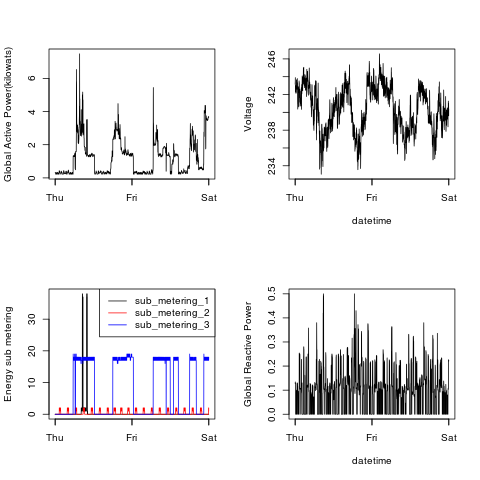

R code for this plot:
##
## Build the "plot1.png"(480x480 pixels) graphic.
##

plotFile <- "plot4.png"
dataFrameName <- 'result'
##
## Check if the data is already loaded(the 'result' data frame does exist).
## Generate the 'result' data frame if it's necessary.
##
if (!(exists(dataFrameName) && is.data.frame(get(dataFrameName)))) {
    # We have to generate the 'result' data frame!
    source(file = "run_me_first.R")
    # Recheck if the 'result' data frame does exist.
    if (!(exists(dataFrameName) && is.data.frame(get(dataFrameName)))) {
        # Upps, we've a problem trying to generate the 'result' data frame!
        stop("The script 'run_me_first.R' is not able to generate the 'result' data frame.")
    }
}

##
## Initialize(open) the graphics device.
##
png(filename = plotFile,
    width = 480, height = 480, units = "px",
    pointsize = 12, bg = "white", res = NA)
##
## Generate the plot.
##

par(mfcol = c(2,2))

## This is basically plot2.R
plot(get(dataFrameName)$datetime_stamp, get(dataFrameName)$global_active_power,
     type = "l",
     col = "black",
     lwd = 1,
     main = "",
     xlab = "",
     ylab = "Global Active Power(kilowats)")

## This is basically plot3.R
with(get(dataFrameName), plot(get(dataFrameName)$datetime_stamp,
                              get(dataFrameName)$sub_metering_1,
                              type = "l",
                              col = "black",
                              lwd = 1,
                              ylim = c(0, ylimMax),
                              main = "",
                              xlab = "",
                              ylab = "Energy sub metering"))

with(get(dataFrameName), lines(get(dataFrameName)$datetime_stamp,
                               get(dataFrameName)$sub_metering_2,
                               type = "l",
                               col = "red",
                               lwd = 1,
                               ylim = c(0, ylimMax),
                               main = "",
                               xlab = "",
                               ylab = ""))

with(get(dataFrameName), lines(get(dataFrameName)$datetime_stamp,
                               get(dataFrameName)$sub_metering_3,
                               type = "l",
                               col = "blue",
                               lwd = 1,
                               ylim = c(0, ylimMax),
                               main = "",
                               xlab = "",
                               ylab = ""))

legend("topright", lty = 1, col = c("black", "red", "blue"),
       legend = c("sub_metering_1", "sub_metering_2", "sub_metering_3"))

## Here are the new plots(new for this script)

plot(get(dataFrameName)$datetime_stamp, get(dataFrameName)$voltage,
     type = "l",
     col = "black",
     lwd = 1,
     main = "",
     xlab = "datetime",
     ylab = "Voltage")

plot(get(dataFrameName)$datetime_stamp, get(dataFrameName)$global_reactive_power,
     type = "l",
     col = "black",
     lwd = 1,
     main = "",
     xlab = "datetime",
     ylab = "Global Reactive Power")

##
## Close the graphics device.
##
dev.off()
